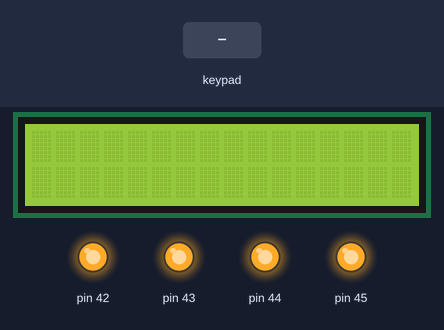
The sketch below on a simulated Arduino Mega 2560, built with avr-gcc and run on an emulated ATmega2560. Parts: 16×2 character LCD, output pins drawn as LEDs (lit = HIGH). Wiring (inferred from the signals the program sends): 4×4 keypad with keys 1 2 3 + 4 5 6 - 7 8 9 * C 0 = /: rows pin 49, pin 48, pin 47, pin 46; columns pin 62, pin 63, pin 64, pin 65. Wiring (inferred from the names in the program): character LCD (HD44780): RS pin 53; E pin 52; data pin 26, pin 27, pin 28, pin 29. The test bench sets the inputs (shaded band). Pins used as bus, display or sensor lines are not drawn.

Above: at 0.8 s.
0.9 s: keypad keys 7 + 5 = pressed 0.4 s apart
At 2.6 s:
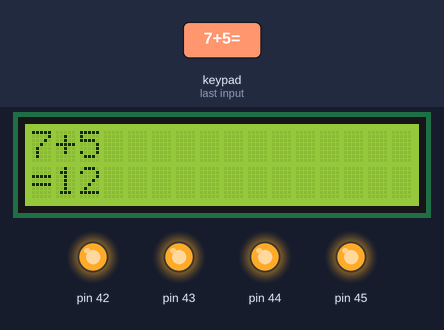
4.0 s: key '+' pressed
At 4.6 s:
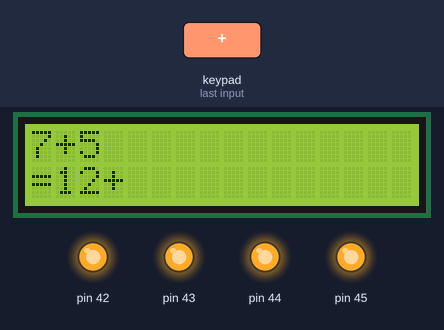
5.6 s: keypad keys 6 * 7 = pressed 0.4 s apart
At 7.7 s:
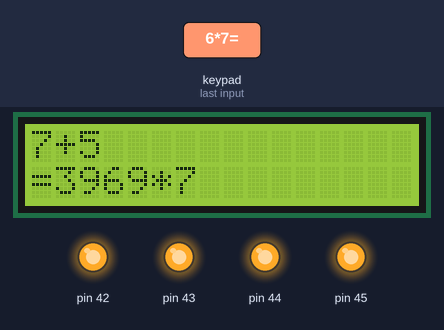
8.7 s: key '/' pressed
At 9.5 s:
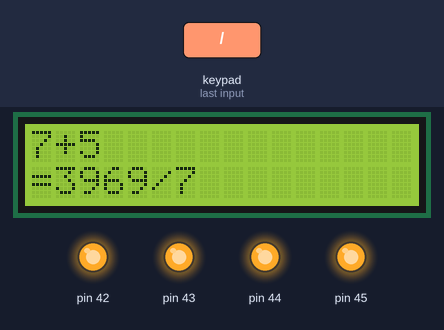
10.3 s: key '*' pressed
At 11.4 s:
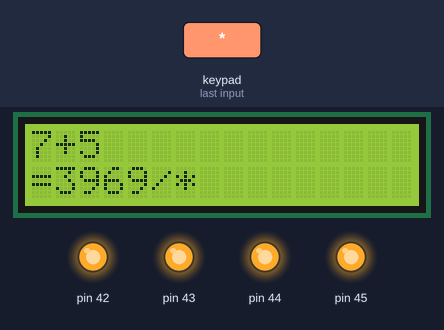
11.9 s: keypad keys 1 2 * pressed 0.4 s apart
At 13.6 s:
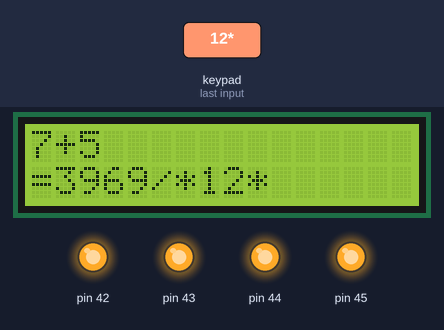
Timing chart, 0 to 15.1 s (numbered marks = the images above; inputs shaded):
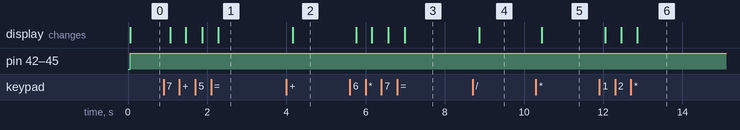

The sketch:

Calculadora-con-LCD.ino
```cpp
#include <avr/io.h>
#include <util/delay.h>
#include <stdlib.h>
#include <stdbool.h>

#define RS PB0
#define EN PB1

long num1 = 0, num2 = 0;
char operacion = 0;
bool segundoNumero = false;

void enviar4Bits(uint8_t valor) {
    PORTA = (PORTA & 0x0F) | (valor << 4);
    PORTB |= (1 << EN);
    _delay_ms(1);
    PORTB &= ~(1 << EN);
    _delay_ms(1);
}

void enviarComando(uint8_t cmd) {
    PORTB &= ~(1 << RS);
    enviar4Bits(cmd >> 4);
    enviar4Bits(cmd & 0x0F);
    _delay_ms(2);
}

void enviarLetra(char letra) {
    PORTB |= (1 << RS);
    enviar4Bits(letra >> 4);
    enviar4Bits(letra & 0x0F);
    _delay_ms(1);
}

void imprimirTexto(char* texto) {
    while (*texto) {
        enviarLetra(*texto++);
    }
}

void calcular() {
    long resultado = 0;
    if (operacion == '+') resultado = num1 + num2;
    else if (operacion == '-') resultado = num1 - num2;
    else if (operacion == '*') resultado = num1 * num2;
    else if (operacion == '/') resultado = (num2 != 0) ? num1 / num2 : 0;

    enviarComando(0xC0);
    enviarLetra('=');

    char buffer[16];
    ltoa(resultado, buffer, 10);
    imprimirTexto(buffer);
}

char leerTeclado() {
    char teclas[4][4] = {
        {'1','2','3','+'},
        {'4','5','6','-'},
        {'7','8','9','*'},
        {'C','0','=','/'}
    };

    for (int f = 0; f < 4; f++) {
        PORTL = ~(1 << f);
        _delay_ms(5);
        uint8_t col = PINK & 0x0F;
        if (col != 0x0F) {
            while((PINK & 0x0F) != 0x0F);
            if (col == 0x0E) return teclas[f][0];
            if (col == 0x0D) return teclas[f][1];
            if (col == 0x0B) return teclas[f][2];
            if (col == 0x07) return teclas[f][3];
        }
    }
    return 0;
}

int main() {
    DDRA |= 0xF0;
    DDRB |= (1 << RS) | (1 << EN);

    DDRL = 0xFF;
    DDRK = 0x00;
    PORTK = 0x0F;

    _delay_ms(20);

    enviar4Bits(0x03); _delay_ms(5);
    enviar4Bits(0x03); _delay_ms(1);
    enviar4Bits(0x03); _delay_ms(1);
    enviar4Bits(0x02);

    enviarComando(0x28);
    enviarComando(0x0C);
    enviarComando(0x01);
    _delay_ms(2);

    while (1) {
        char t = leerTeclado();
        if (t != 0) {
            if (t >= '0' && t <= '9') {
                enviarLetra(t);
                if (!segundoNumero) num1 = (num1 * 10) + (t - '0');
                else num2 = (num2 * 10) + (t - '0');
            }
            else if (t == '+' || t == '-' || t == '*' || t == '/') {
                operacion = t;
                segundoNumero = true;
                enviarLetra(t);
            }
            else if (t == '=') {
                calcular();
            }
            else if (t == 'C') {
                num1 = num2 = operacion = 0;
                segundoNumero = false;
                enviarComando(0x01);
                _delay_ms(2);
            }
        }
    }
}
```

Measured:
- after the input at 0.9 s, the display: first changes after 0.16 s (image 1 shows a later state)
- after the input at 4.0 s, the display: changes after 0.16 s (image 2)
- after the input at 5.6 s, the display: first changes after 0.17 s (image 3 shows a later state)
- after the input at 8.7 s, the display: changes after 0.17 s (image 4)
- after the input at 10.3 s, the display: changes after 0.15 s (image 5)
- after the input at 11.9 s, the display: first changes after 0.15 s (image 6 shows a later state)
